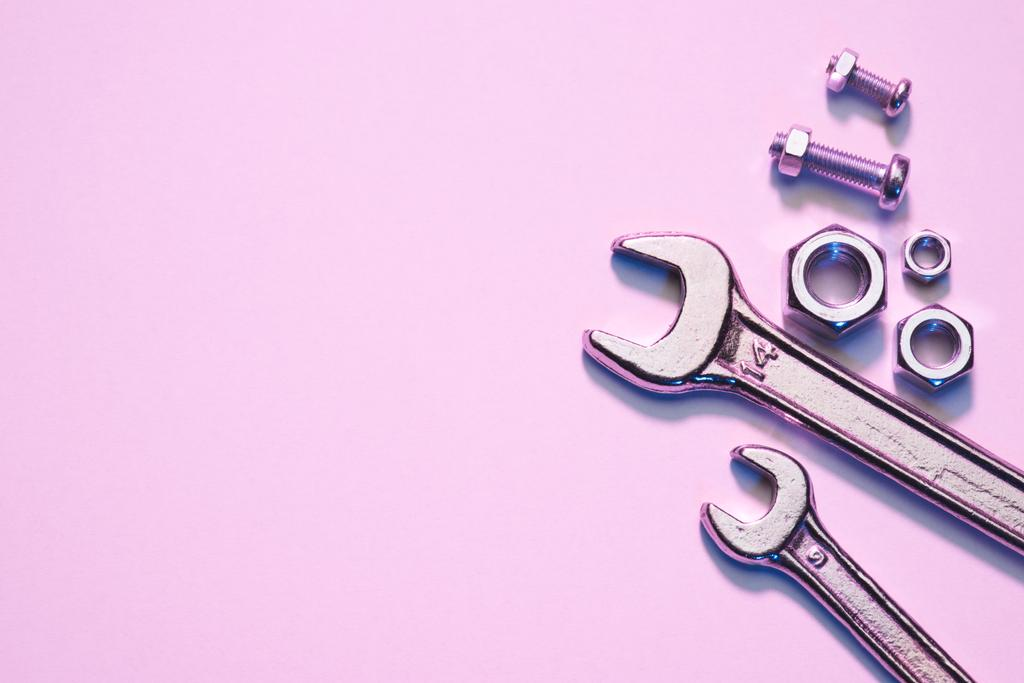
#> input picture IM PROC/llaves1.jpeg, 1024 x 683 px
$ python BinaryImages.py
#> lines starting #> are read from the running program, lines starting #| are printed output that depends on the picture; after the words box and inside, x2 and y2 are one past the last pixel; in counts of white or black regions, pixels touching at a corner belong together
# -*- coding: utf-8 -*-
"""
Created on Wed Jun  1 16:06:46 2022

@author: argen
"""

import cv2
img = cv2.imread('llaves1.jpeg',2)
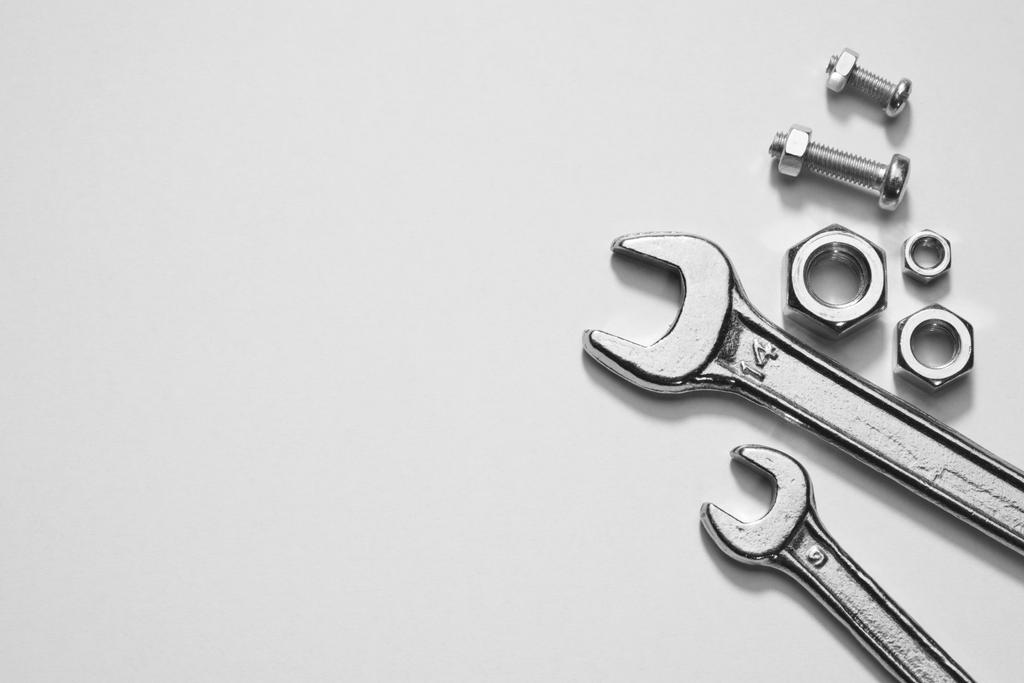
#> img: shape (683, 1024); min 6, max 255, mean 209.1

ret, bw_img = cv2.threshold(img,100,255,cv2.THRESH_BINARY)
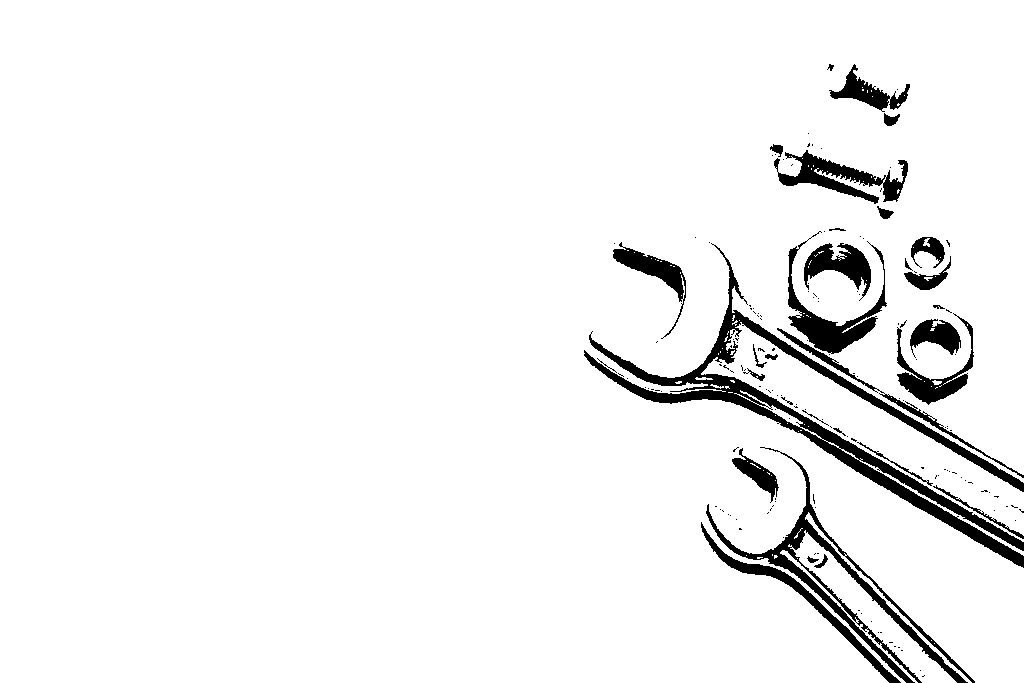
#> bw_img: shape (683, 1024); 94.7% white; 163 black regions (131 under 20 px), largest, box (x1, y1, x2, y2) and area: (584, 243, 1024, 568) 12790, (706, 447, 975, 683) 5421, (788, 231, 887, 354) 2697

black = []

for i in range(len(bw_img)):
    for j in range(len(bw_img[0])):
        black.append([i,j])
#> after the loop, black = 699392 items


cv2.imshow("Binary Image",bw_img)

cv2.waitKey(0)
cv2.destroyAllWindows()
